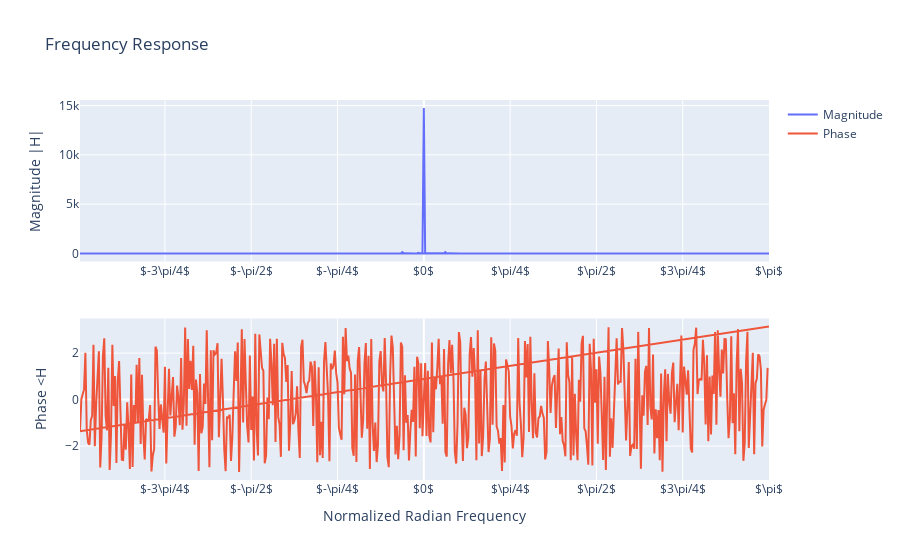

Source (notebook cell):
### Markdown cell above
2.1 Use the `freqz` and `plot_frequency_response` functions to plot the frequency response of the averaging filter of your envelope function.

### Code cell
b = y
ww_full, H_full = signal.freqz(b,[1],whole=True)

ww = np.fft.fftshift(ww_full)
H = np.fft.fftshift(H_full)
ww = np.where(ww > np.pi, ww - 2 * np.pi, ww)

plot_frequency_response(ww, H)

### Figure 1 — Plotly figure (JSON) as saved in the notebook; plotly's stock layout.template omitted (floating-point values rounded to 4 significant figures; data arrays with more than 128 entries replaced by an {"elided": "..."} marker saying what was removed)
{"data": [{"name": "Magnitude", "type": "scatter", "x": {"elided": "512 float values"}, "xaxis": "x", "y": {"elided": "512 float values"}, "yaxis": "y"}, {"name": "Phase", "type": "scatter", "x": {"elided": "512 float values"}, "xaxis": "x2", "y": {"elided": "512 float values"}, "yaxis": "y2"}], "layout": {"title": {"text": "Frequency Response"}, "xaxis": {"anchor": "y", "domain": [0, 1], "tickmode": "array", "ticktext": ["$-\\pi$", "$-3\\pi/4$", "$-\\pi/2$", "$-\\pi/4$", "$0$", "$\\pi/4$", "$\\pi/2$", "$3\\pi/4$", "$\\pi$"], "tickvals": [-3.142, -2.356, -1.571, -0.7854, 0, 0.7854, 1.571, 2.356, 3.142]}, "xaxis2": {"anchor": "y2", "domain": [0, 1], "tickmode": "array", "ticktext": ["$-\\pi$", "$-3\\pi/4$", "$-\\pi/2$", "$-\\pi/4$", "$0$", "$\\pi/4$", "$\\pi/2$", "$3\\pi/4$", "$\\pi$"], "tickvals": [-3.142, -2.356, -1.571, -0.7854, 0, 0.7854, 1.571, 2.356, 3.142], "title": {"text": "Normalized Radian Frequency"}}, "yaxis": {"anchor": "x", "domain": [0.575, 1], "title": {"text": "Magnitude |H|"}}, "yaxis2": {"anchor": "x2", "domain": [0, 0.425], "title": {"text": "Phase <H"}}}}
